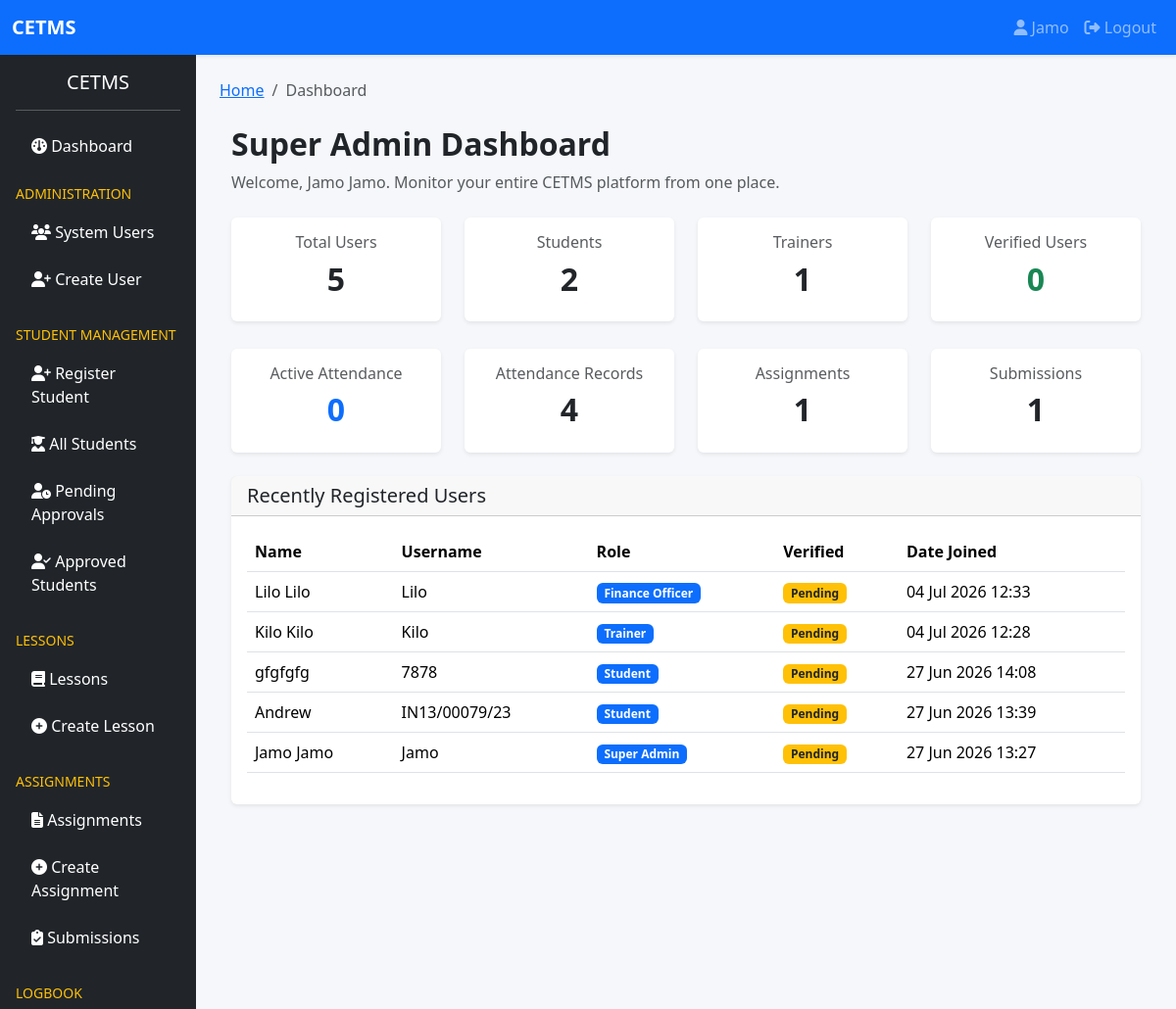
/dashboard/admin/ (signed in, upper part), run on an earlier commit of the app's database.
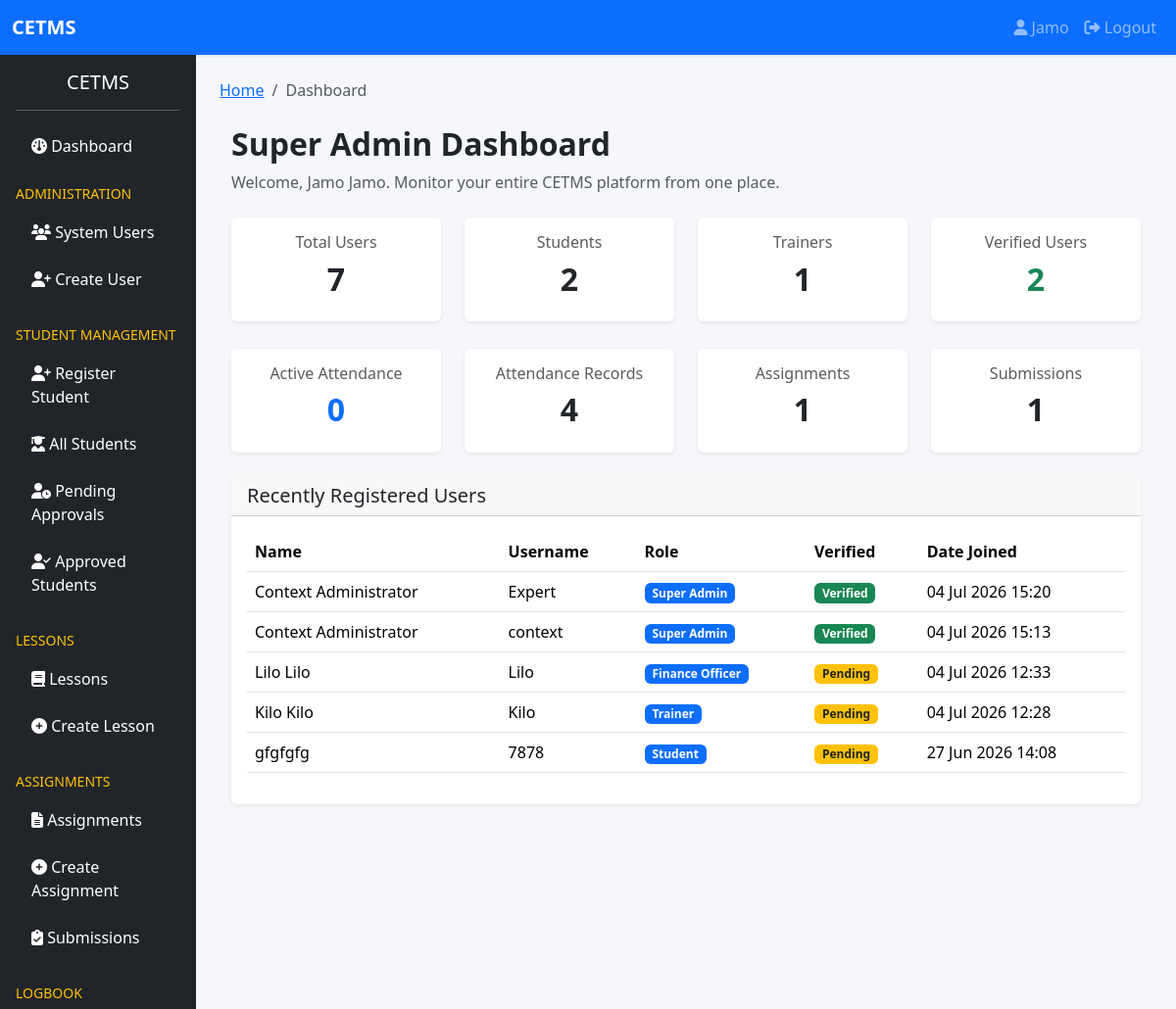
And on a later commit of the database.
### accounts/models.py (models this page shows, shortened)
class User(AbstractUser):
    ROLE_CHOICES = (
        ('SUPER_ADMIN', 'Super Admin'),
        ('TRAINER', 'Trainer'),
        ('STUDENT', 'Student'),
        ('FINANCE', 'Finance Officer'),
    )
    role = models.CharField(
        max_length=20,
        choices=ROLE_CHOICES,
        default='STUDENT'
    )
    phone_number = models.CharField(
        max_length=20,
        blank=True,
        null=True
    )
    profile_picture = models.ImageField(
        upload_to='profiles/',
        blank=True,
        null=True
    )
    is_verified = models.BooleanField(
        default=False
    )
    last_seen = models.DateTimeField(
        blank=True,
        null=True
    )
    failed_login_attempts = models.PositiveIntegerField(
        default=0
    )
    is_locked = models.BooleanField(
        default=False
    )
    created_at = models.DateTimeField(
        auto_now_add=True
    )
    updated_at = models.DateTimeField(
        auto_now=True
    )
    class Meta:
        ordering = ['-date_joined']
        verbose_name = "User"
        verbose_name_plural = "Users"

### dashboard/views.py (the view)
@login_required
def admin_dashboard(request):
    if request.user.role != "SUPER_ADMIN":
        return redirect("dashboard:router")
    now = timezone.now()
    context = {
        "total_users": User.objects.count(),
        "total_students": User.objects.filter(
            role="STUDENT"
        ).count(),
        "total_trainers": User.objects.filter(
            role="TRAINER"
        ).count(),
        "verified_users": User.objects.filter(
            is_verified=True
        ).count(),
        "active_attendance": AttendanceSession.objects.filter(
            is_active=True,
            expires_at__gte=now
        ).count(),
        "attendance_records": AttendanceRecord.objects.count(),
        "assignments": Assignment.objects.count(),
        "submissions": AssignmentSubmission.objects.count(),
        "recent_users": User.objects.order_by(
            "-date_joined"
        )[:5],
    }
    return render(
        request,
        "admin_dashboard.html",
        context
    )

### dashboard/templates/admin_dashboard.html (shortened to what this page needs)
{% extends "base.html" %}
{% block content %}
<div class="container-fluid mt-4">
    <div class="d-flex justify-content-between align-items-center mb-4">
        <div>
            <h2 class="fw-bold">
                Super Admin Dashboard
            </h2>
            <p class="text-muted mb-0">
                Welcome, {{ request.user.get_full_name|default:request.user.username }}.
                Monitor your entire CETMS platform from one place.
            </p>
        </div>
    </div>
    <div class="row g-4">
        <div class="col-lg-3 col-md-6">
            <div class="card shadow-sm border-0">
                <div class="card-body text-center">
                    <h6 class="text-muted">
                        Total Users
                    </h6>
                    <h2 class="fw-bold">
                        {{ total_users }}
                    </h2>
                </div>
            </div>
        </div>
        <div class="col-lg-3 col-md-6">
            <div class="card shadow-sm border-0">
                <div class="card-body text-center">
                    <h6 class="text-muted">
                        Students
                    </h6>
                    <h2 class="fw-bold">
                        {{ total_students }}
                    </h2>
                </div>
            </div>
        </div>
        <div class="col-lg-3 col-md-6">
            <div class="card shadow-sm border-0">
                <div class="card-body text-center">
                    <h6 class="text-muted">
                        Trainers
                    </h6>
                    <h2 class="fw-bold">
                        {{ total_trainers }}
                    </h2>
                </div>
            </div>
        </div>
        <div class="col-lg-3 col-md-6">
            <div class="card shadow-sm border-0">
                <div class="card-body text-center">
                    <h6 class="text-muted">
                        Verified Users
                    </h6>
                    <h2 class="fw-bold text-success">
                        {{ verified_users }}
                    </h2>
                </div>
            </div>
        </div>
    </div>
    <div class="row g-4 mt-1">
        <div class="col-lg-3 col-md-6">
            <div class="card shadow-sm border-0">
                <div class="card-body text-center">
                    <h6 class="text-muted">
                        Active Attendance
                    </h6>
                    <h2 class="fw-bold text-primary">
                        {{ active_attendance }}
                    </h2>
                </div>
            </div>
        </div>
        <div class="col-lg-3 col-md-6">
            <div class="card shadow-sm border-0">
                <div class="card-body text-center">
                    <h6 class="text-muted">
                        Attendance Records
                    </h6>
                    <h2 class="fw-bold">
                        {{ attendance_records }}
                    </h2>
                </div>
            </div>
        </div>
        <div class="col-lg-3 col-md-6">
            <div class="card shadow-sm border-0">
                <div class="card-body text-center">
                    <h6 class="text-muted">
                        Assignments
                    </h6>
                    <h2 class="fw-bold">
                        {{ assignments }}
                    </h2>
                </div>
            </div>
        </div>
        <div class="col-lg-3 col-md-6">
            <div class="card shadow-sm border-0">
                <div class="card-body text-center">
                    <h6 class="text-muted">
                        Submissions
                    </h6>
                    <h2 class="fw-bold">
                        {{ submissions }}
                    </h2>
                </div>
            </div>
        </div>
    </div>
    <div class="card shadow-sm mt-4">
        <div class="card-header">
            <h5 class="mb-0">
                Recently Registered Users
            </h5>
        </div>
        <div class="card-body">
            {% if recent_users %}
            <div class="table-responsive">
                <table class="table table-hover align-middle">
                    <thead>
                        <tr>
                            <th>Name</th>
                            <th>Username</th>
                            <th>Role</th>
                            <th>Verified</th>
                            <th>Date Joined</th>
                        </tr>
                    </thead>
                    <tbody>
                        {% for user in recent_users %}
                        <tr>
                            <td>
                                {{ user.get_full_name|default:user.username }}
                            </td>
                            <td>
                                {{ user.username }}
                            </td>
                            <td>
                                <span class="badge bg-primary">
                                    {{ user.get_role_display }}
                                </span>
                            </td>
                            <td>
                                {% if user.is_verified %}
                                    <span class="badge bg-success">
                                        Verified
                                    </span>
                                {% else %}
                                    <span class="badge bg-warning text-dark">
                                        Pending
                                    </span>
                                {% endif %}
                            </td>
                            <td>
                                {{ user.date_joined|date:"d M Y H:i" }}
                            </td>
                        </tr>
                        {% endfor %}
                    </tbody>
                </table>
            </div>
            {% else %}
                <div class="alert alert-info mb-0">
                    No users have been registered yet.
                </div>
            {% endif %}
        </div>
    </div>
</div>
{% endblock %}

### templates/base.html (shortened to what this page needs)
{% load static %}
<!DOCTYPE html>
<html lang="en">
<head>
    <link rel="stylesheet"
          href="https://cdn.jsdelivr.net/npm/bootstrap@5.3.3/dist/css/bootstrap.min.css">
    <link rel="stylesheet"
          href="https://cdnjs.cloudflare.com/ajax/libs/font-awesome/6.5.2/css/all.min.css">
    <link rel="stylesheet"
          href="{% static 'css/style.css' %}">
    <link rel="stylesheet"
          href="{% static 'css/dashboard.css' %}">
</head>
<body>
    {% include 'partials/navbar.html' %}
    <div class="container-fluid">
        <div class="row">
            {% if request.user.is_authenticated %}
                {% include 'partials/sidebar.html' %}
            {% endif %}
            <main class="{% if request.user.is_authenticated %}col-md-10 ms-sm-auto px-md-4{% else %}col-12{% endif %} py-4">
                {% block breadcrumbs %}
                    {% include 'partials/breadcrumbs.html' %}
                {% endblock %}
                {% block content %}
                {% endblock %}
            </main>
        </div>
    </div>
</body>
</html>

### templates/partials/navbar.html (shortened to what this page needs)
<nav class="navbar navbar-expand-lg navbar-dark bg-primary shadow-sm">
    <div class="container-fluid">
        <a class="navbar-brand fw-bold" href="#">
            CETMS
        </a>
        <div class="collapse navbar-collapse" id="navbarNav">
            <ul class="navbar-nav ms-auto">
                {% if user.is_authenticated %}
                    <li class="nav-item">
                        <a class="nav-link"
                           href="{% url 'accounts:profile' %}">
                            <i class="fa fa-user"></i>
                            {{ user.username }}
                        </a>
                    </li>
                    <li class="nav-item">
                        <a class="nav-link"
                           href="{% url 'accounts:logout' %}">
                            <i class="fa fa-sign-out-alt"></i>
                            Logout
                        </a>
                    </li>
                {% endif %}
            </ul>
        </div>
    </div>
</nav>

### templates/partials/sidebar.html (shortened to what this page needs)
<div class="col-md-2 bg-dark min-vh-100 p-0">
    <div class="text-white p-3">
        <h5 class="text-center">CETMS</h5>
        <hr>
        <ul class="nav flex-column">
            <li class="nav-item mb-2">
                <a href="{% url 'dashboard:router' %}" class="nav-link text-white">
                    <i class="fa fa-gauge"></i>
                    Dashboard
                </a>
            </li>
            {% if request.user.role == "SUPER_ADMIN" %}
            <li class="nav-item mt-2 mb-2 text-warning">
                <small>ADMINISTRATION</small>
            </li>
            <li class="nav-item mb-2">
                <a href="{% url 'accounts:user_list' %}" class="nav-link text-white">
                    <i class="fa fa-users"></i>
                    System Users
                </a>
            </li>
            <li class="nav-item mb-2">
                <a href="{% url 'accounts:create_user' %}" class="nav-link text-white">
                    <i class="fa fa-user-plus"></i>
                    Create User
                </a>
            </li>
            {% endif %}
            {% if request.user.role == "SUPER_ADMIN" or request.user.role == "TRAINER" %}
            <li class="nav-item mt-3 mb-2 text-warning">
                <small>STUDENT MANAGEMENT</small>
            </li>
            <li class="nav-item mb-2">
                <a href="{% url 'students:register' %}" class="nav-link text-white">
                    <i class="fa fa-user-plus"></i>
                    Register Student
                </a>
            </li>
            <li class="nav-item mb-2">
                <a href="{% url 'students:list' %}" class="nav-link text-white">
                    <i class="fa fa-user-graduate"></i>
                    All Students
                </a>
            </li>
            <li class="nav-item mb-2">
                <a href="{% url 'students:pending_approvals' %}" class="nav-link text-white">
                    <i class="fa fa-user-clock"></i>
                    Pending Approvals
                </a>
            </li>
            <li class="nav-item mb-2">
                <a href="{% url 'students:approved_students' %}" class="nav-link text-white">
                    <i class="fa fa-user-check"></i>
                    Approved Students
                </a>
            </li>
            <li class="nav-item mt-3 mb-2 text-warning">
                <small>LESSONS</small>
            </li>
            <li class="nav-item mb-2">
                <a href="{% url 'lessons:lesson_list' %}" class="nav-link text-white">
                    <i class="fa fa-book"></i>
                    Lessons
                </a>
            </li>
            <li class="nav-item mb-2">
                <a href="{% url 'lessons:create_lesson' %}" class="nav-link text-white">
                    <i class="fa fa-plus-circle"></i>
                    Create Lesson
                </a>
            </li>
            <li class="nav-item mt-3 mb-2 text-warning">
                <small>ASSIGNMENTS</small>
            </li>
            <li class="nav-item mb-2">
                <a href="{% url 'assignments:list' %}" class="nav-link text-white">
                    <i class="fa fa-file-alt"></i>
                    Assignments
                </a>
            </li>
            <li class="nav-item mb-2">
                <a href="{% url 'assignments:create' %}" class="nav-link text-white">
                    <i class="fa fa-plus-circle"></i>
                    Create Assignment
                </a>
            </li>
            <li class="nav-item mb-2">
                <a href="{% url 'assignments:submissions' %}" class="nav-link text-white">
                    <i class="fa fa-clipboard-check"></i>
                    Submissions
                </a>
            </li>
            <li class="nav-item mt-3 mb-2 text-warning">
                <small>LOGBOOK</small>
            </li>
            {% endif %}
        </ul>
    </div>
</div>

### templates/partials/breadcrumbs.html
<nav aria-label="breadcrumb">
    <ol class="breadcrumb">
        <li class="breadcrumb-item">
            <a href="#">Home</a>
        </li>
        <li class="breadcrumb-item active">
            Dashboard
        </li>
    </ol>
</nav>

### static/css/style.css (style rules this page uses)
body { background:#f5f7fa; }
.card { border:none; }

What changed in the data, as far as the page shows it:
no longer on one of the page's lists (row unchanged): User: get_full_name "Jamo Jamo", username "Jamo", role "Super Admin", date_joined "27 Jun 2026 13:27"
no longer on this page (row unchanged): User: get_full_name "Andrew", username "IN13/00079/23", role "Student", is_verified "Pending", date_joined "27 Jun 2026 13:39"
added User: get_full_name "Context Administrator", username "Expert", role "Super Admin", is_verified "Verified", date_joined "04 Jul 2026 15:20"
added User: get_full_name "Context Administrator", username "context", role "Super Admin", is_verified "Verified", date_joined "04 Jul 2026 15:13"
Also different on the page:
{{ total_users }}: "5" → "7"
{{ verified_users }}: "0" → "2"
